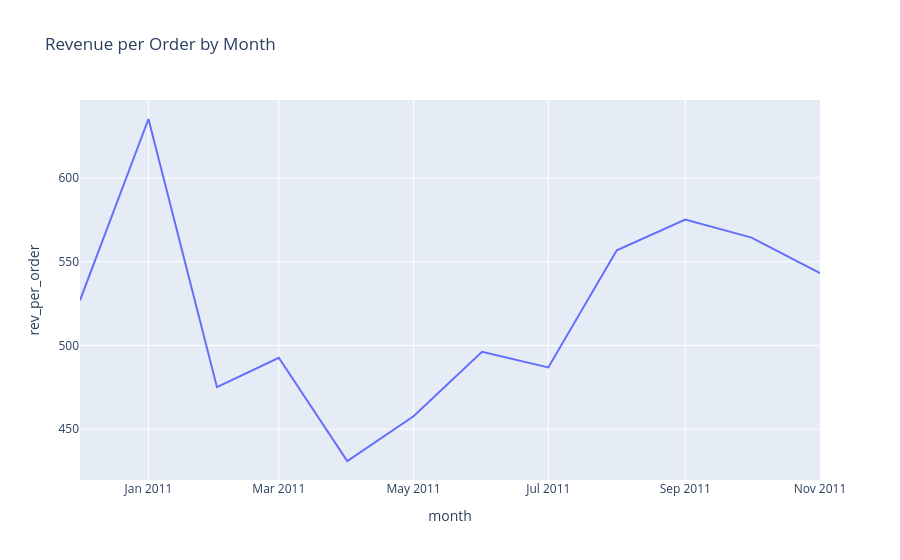

Write notebook code for a chart like this one.
### Code cell
# Graf över intäkt per order per månad
fig_rev_order_m = px.line(df_rev_order_m, x='month', y='rev_per_order', title='Revenue per Order by Month')
fig_rev_order_m.write_html("../../Analysis/HTML/monthly_revenue_order.html",
    include_plotlyjs='cdn')
fig_rev_order_m.show()

### Figure 1 — Plotly figure (JSON) as saved in the notebook; plotly's stock layout.template omitted (floating-point values rounded to 4 significant figures)
{"data": [{"hovertemplate": "month=%{x}<br>rev_per_order=%{y}<extra></extra>", "legendgroup": "", "line": {"color": "#636efa", "dash": "solid"}, "marker": {"symbol": "circle"}, "mode": "lines", "name": "", "orientation": "v", "showlegend": false, "type": "scatter", "x": ["2010-12-01T00:00:00.000000", "2011-01-01T00:00:00.000000", "2011-02-01T00:00:00.000000", "2011-03-01T00:00:00.000000", "2011-04-01T00:00:00.000000", "2011-05-01T00:00:00.000000", "2011-06-01T00:00:00.000000", "2011-07-01T00:00:00.000000", "2011-08-01T00:00:00.000000", "2011-09-01T00:00:00.000000", "2011-10-01T00:00:00.000000", "2011-11-01T00:00:00.000000"], "xaxis": "x", "y": [526.9, 635.2, 475.0, 492.6, 431.0, 457.6, 496.1, 486.8, 556.8, 575.1, 564.3, 543.1], "yaxis": "y"}], "layout": {"legend": {"tracegroupgap": 0}, "title": {"text": "Revenue per Order by Month"}, "xaxis": {"anchor": "y", "domain": [0, 1], "title": {"text": "month"}}, "yaxis": {"anchor": "x", "domain": [0, 1], "title": {"text": "rev_per_order"}}}}
